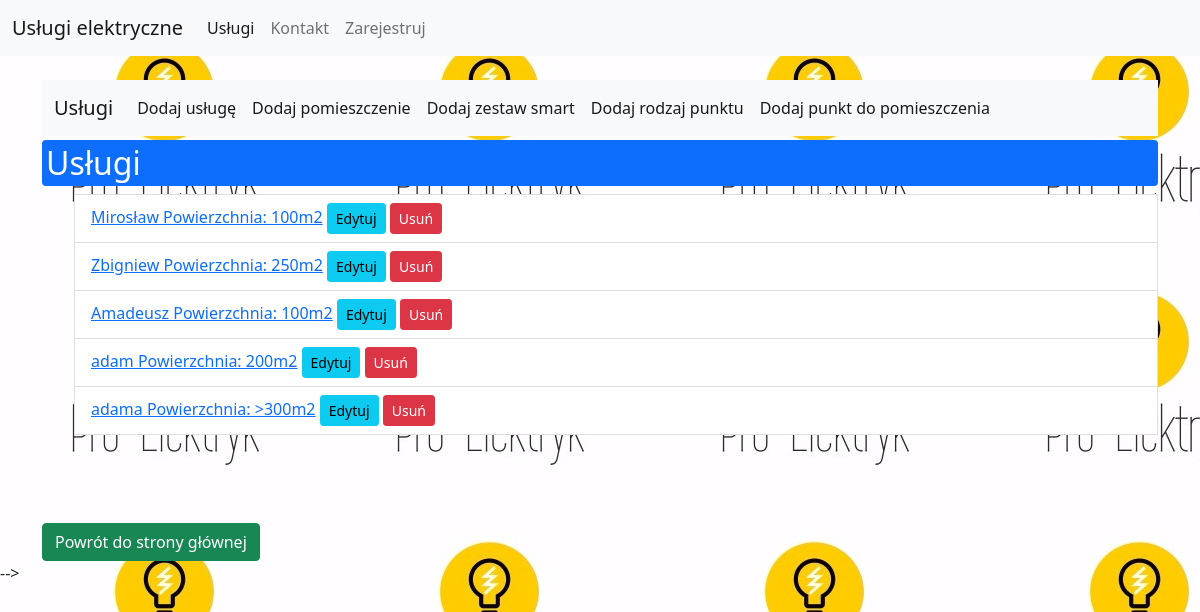
/services/ (signed in), run on the app's committed database.
### strona/models.py (models this page shows)
class Service(models.Model):
    name = models.CharField(max_length=125)
    square_meters = models.CharField(choices=METERS, max_length=6, default='')
    def get_absolute_url(self):
        return reverse('detail_service_view', args=(self.pk,))
    def get_delete_url(self):
        return reverse('service_delete_view', args=(self.pk,))
    def get_update_url(self):
        return reverse('service_update_view', args=(self.pk,))
    def __str__(self):
        return f"{self.name}  Powierzchnia: {self.square_meters}"

### strona/views.py (the view)
# urls.py: path('services/', views.ServiceView.as_view(), name='service_list_view'),
class ServiceView(LoginRequiredMixin, View):
    def get(self, request):
        services = Service.objects.all()
        response = render(request, 'service.html', {'service': services})
        return response

### templates/service.html (shortened to what this page needs)
{% extends 'base.html' %}
{% block content %}
    <nav class="navbar navbar-expand-lg navbar-light bg-light">
        <div class="container-fluid">
            <a class="navbar-brand" href="{% url 'service_list_view' %}">Usługi</a>
            <div class="collapse navbar-collapse" id="navbarSupportedContent">
                <ul class="navbar-nav me-auto mb-2 mb-lg-0">
                    <li class="nav-item">
                        <a class="nav-link active" aria-current="page" href="{% url 'service_add_view' %}">Dodaj
                            usługę</a>
                    </li>
                    <li class="nav-item">
                        <a class="nav-link active" aria-current="page" href="{% url 'room_add_view' %}">Dodaj
                            pomieszczenie</a>
                    </li>
                    <li class="nav-item">
                        <a class="nav-link active" aria-current="page" href="{% url 'smart_add_view' %}">Dodaj zestaw
                            smart</a>
                    </li>
                    <li class="nav-item">
                        <a class="nav-link active" aria-current="page" href="{% url 'typeofspot_add_view' %}">Dodaj
                            rodzaj punktu</a>
                    </li>
                    <li class="nav-item">
                        <a class="nav-link active" aria-current="page" href="{% url 'spot_add_view' %}">Dodaj punkt do
                            pomieszczenia</a>
                    </li>
                </ul>
            </div>
        </div>
    </nav>
    <div class="">
        <h2 class="mt-1 p-1 bg-primary text-white rounded">Usługi</h2>
        {% include 'view_list.html' with object_list=service %}
        <br/>
        <br/>
    </div>
    <a href="{% url 'home' %}" class="btn btn-success">Powrót do strony głównej</a>
{% endblock %}

### templates/view_list.html
{% block list %}
    <ul>
        {% for item in object_list %}
            <li class="list-group-item"><a href="{{ item.get_absolute_url }}"> {{ item }}</a>
                <a href="{{ item.get_update_url }}" class="btn btn-info btn-sm">Edytuj</a>
                <a href="{{ item.get_delete_url }}" class="btn btn-danger btn-sm">Usuń</a>
            </li>
        {% endfor %}
    </ul>
    <br/>
{% endblock %}

### data on the page
Service: name+square_meters "Mirosław Powierzchnia: 100m2"
Service: name+square_meters "Zbigniew Powierzchnia: 250m2"
Service: name+square_meters "Amadeusz Powierzchnia: 100m2"
Service: name+square_meters "adam Powierzchnia: 200m2"
Service: name+square_meters "adama Powierzchnia: >300m2"
